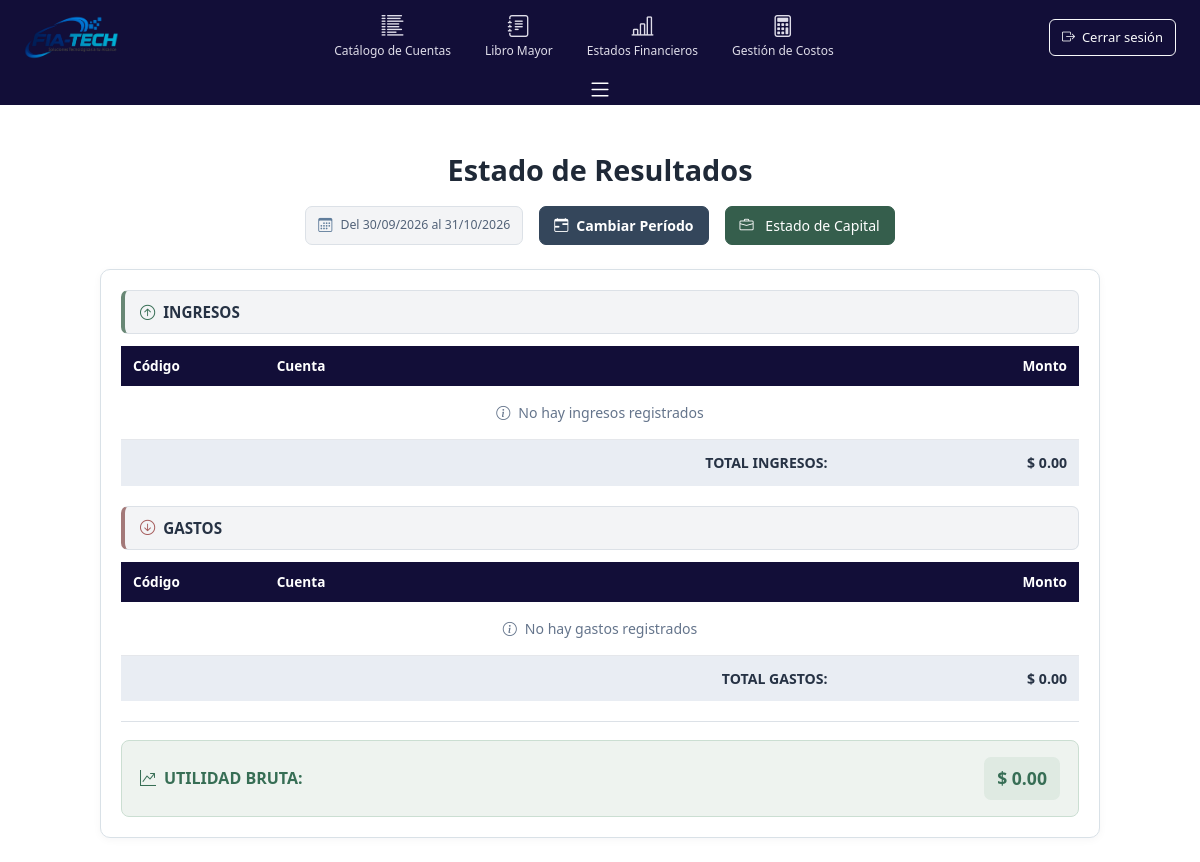
/fiatech_app/estado-resultados/, run on an earlier commit of the app's database.
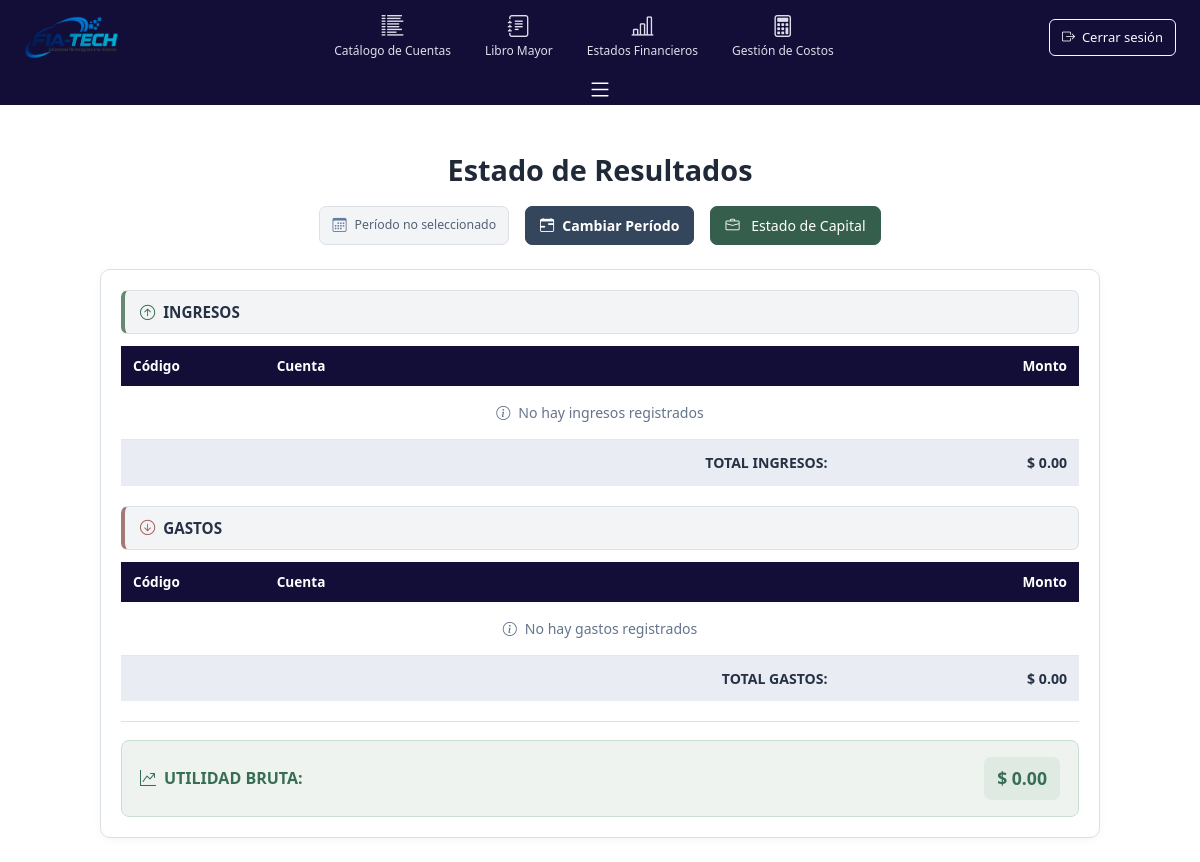
And on a later commit of the database.
### fiatech_app/models/contaGeneral.py (models this page shows, shortened)
class PeriodoContable(models.Model):
    ESTADOS = [
        ('ACTIVO', 'Activo'),
        ('CERRADO', 'Cerrado'),
        ('FINALIZADO', 'Finalizado'),
    ]
    año = models.IntegerField(unique=True)
    fecha_inicio = models.DateField()
    fecha_fin = models.DateField()
    estado = models.CharField(max_length=10, choices=ESTADOS, default='ACTIVO')
    fecha_creacion = models.DateTimeField(auto_now_add=True)
    class Meta:
        ordering = ['-año']

### fiatech_app/views/estadosFinancieros.py (the view, shortened to what this page needs)
def estado_resultados(request):
    periodo_id = request.POST.get(
        'periodo_id') or request.GET.get('periodo_id')
    if periodo_id:
        try:
            periodo_actual = PeriodoContable.objects.get(id=periodo_id)
        except PeriodoContable.DoesNotExist:
            periodo_actual = PeriodoContable.objects.filter(
                estado='FINALIZADO').first()
            messages.warning(request, "El período seleccionado no existe.")
    else:
        periodo_actual = PeriodoContable.objects.filter(
            estado='FINALIZADO').first()
    ingresos = []
    gastos = []
    total_ingresos = Decimal('0')
    total_gastos = Decimal('0')
    utilidad_bruta = Decimal('0')
    fecha_inicio = ""
    fecha_fin = ""
    if periodo_actual:
        fecha_inicio = periodo_actual.fecha_inicio
        fecha_fin = periodo_actual.fecha_fin
        cuentas_ingresos = Cuenta.objects.filter(
            Q(codigo__startswith='5') | Q(tipo='INGRESO')
        )
        cuentas_gastos = Cuenta.objects.filter(
            Q(codigo__startswith='4') | Q(tipo='GASTO')
        )
        for cuenta in cuentas_ingresos:
            transacciones = Transaccion.objects.filter(
                cuenta=cuenta,
                periodo=periodo_actual
            ).aggregate(
                total_debe=Sum('debe'),
                total_haber=Sum('haber')
            )
            saldo_haber = transacciones['total_haber'] or Decimal('0')
            saldo_debe = transacciones['total_debe'] or Decimal('0')
            monto_neto = saldo_haber - saldo_debe
        for cuenta in cuentas_gastos:
            transacciones = Transaccion.objects.filter(
                cuenta=cuenta,
                periodo=periodo_actual
            ).aggregate(
                total_debe=Sum('debe'),
                total_haber=Sum('haber')
            )
            saldo_debe = transacciones['total_debe'] or Decimal('0')
            saldo_haber = transacciones['total_haber'] or Decimal('0')
            monto_neto = saldo_debe - saldo_haber
        utilidad_bruta = total_ingresos - total_gastos
    periodos = PeriodoContable.objects.all().order_by('-año')
    context = {
        'ingresos': ingresos,
        'gastos': gastos,
        'total_ingresos': total_ingresos,
        'total_gastos': total_gastos,
        'utilidad_bruta': utilidad_bruta,
        'periodo_actual': periodo_actual,
        'periodos': periodos,
        'fecha_inicio': fecha_inicio,
        'fecha_fin': fecha_fin,
    }
    return render(request, 'EstadosFinancieros/estadoResultados.html', context)

### fiatech_app/templates/EstadosFinancieros/estadoResultados.html (shortened to what this page needs)
{% extends 'base.html' %}
{% load static %}
{% block extra_css %}
<link rel="stylesheet" href="{% static 'css2/estadoResultado.css' %}">
{% endblock %}
{% block content %}
<div class="container-fluid py-4 estado-resultado-page">
    <div class="estado-resultado-encabezado mb-4">
        <div class="card-body px-0">
            <div class="text-center mb-4">
                <h1 class="h3 fw-bold mb-0 estado-resultado-titulo">Estado de Resultados</h1>
            </div>
            <div class="d-flex justify-content-center align-items-center gap-3 flex-wrap">
                <div class="estado-resultado-periodo d-flex align-items-center">
                    <i class="bi bi-calendar3 me-2"></i>
                    <span class="fw-medium small">
                        {% if fecha_inicio and fecha_fin %}
                            Del {{ fecha_inicio|date:"d/m/Y" }} al {{ fecha_fin|date:"d/m/Y" }}
                        {% else %}
                            Período no seleccionado
                        {% endif %}
                    </span>
                </div>
                <button class="btn btn-primary btn-sm px-3 py-2 fw-semibold d-flex align-items-center"
                        data-bs-toggle="modal" data-bs-target="#seleccionarPeriodo">
                    <i class="bi bi-calendar-range me-2"></i> Cambiar Período
                </button>
                <a class="btn btn-success" href="{% url 'estado_capital' %}">
    <i class="bi bi-briefcase me-2"></i> Estado de Capital
</a>
            </div>
        </div>
    </div>
    <div class="card estado-resultado-card mx-auto">
        <div class="card-body">
            <div class="mb-4">
                <h5 class="estado-resultado-seccion seccion-ingresos">
                    <i class="bi bi-arrow-up-circle me-2"></i>INGRESOS
                </h5>
                <div class="table-responsive">
                    <table class="table table-sm align-middle estado-resultado-tabla">
                        <thead class="table-light">
                            <tr>
                                <th scope="col" width="15%">Código</th>
                                <th scope="col">Cuenta</th>
                                <th scope="col" width="25%" class="text-end">Monto</th>
                            </tr>
                        </thead>
                        <tbody>
                            {% for ingreso in ingresos %}
                            <tr>
                                <td><strong>{{ ingreso.codigo }}</strong></td>
                                <td class="text-start">{{ ingreso.nombre }}</td>
                                <td class="text-end fw-bold fs-6 text-success">$ {{ ingreso.monto|floatformat:2 }}</td>
                            </tr>
                            {% empty %}
                            <tr>
                                <td colspan="3" class="text-center text-muted py-3">
                                    <i class="bi bi-info-circle me-2"></i>No hay ingresos registrados
                                </td>
                            </tr>
                            {% endfor %}
                        </tbody>
                        <tfoot class="estado-resultado-totales">
                            <tr>
                                <td colspan="2" class="text-end"><strong>TOTAL INGRESOS:</strong></td>
                                <td class="text-end"><strong>$ {{ total_ingresos|floatformat:2 }}</strong></td>
                            </tr>
                        </tfoot>
                    </table>
                </div>
            </div>
            <div class="mb-4">
                <h5 class="estado-resultado-seccion seccion-gastos">
                    <i class="bi bi-arrow-down-circle me-2"></i>GASTOS
                </h5>
                <div class="table-responsive">
                    <table class="table table-sm align-middle estado-resultado-tabla">
                        <thead class="table-light">
                            <tr>
                                <th scope="col" width="15%">Código</th>
                                <th scope="col">Cuenta</th>
                                <th scope="col" width="25%" class="text-end">Monto</th>
                            </tr>
                        </thead>
                        <tbody>
                            {% for gasto in gastos %}
                            <tr>
                                <td><strong>{{ gasto.codigo }}</strong></td>
                                <td class="text-start">{{ gasto.nombre }}</td>
                                <td class="text-end fw-bold fs-6 text-danger">$ {{ gasto.monto|floatformat:2 }}</td>
                            </tr>
                            {% empty %}
                            <tr>
                                <td colspan="3" class="text-center text-muted py-3">
                                    <i class="bi bi-info-circle me-2"></i>No hay gastos registrados
                                </td>
                            </tr>
                            {% endfor %}
                        </tbody>
                        <tfoot class="estado-resultado-totales">
                            <tr>
                                <td colspan="2" class="text-end"><strong>TOTAL GASTOS:</strong></td>
                                <td class="text-end"><strong>$ {{ total_gastos|floatformat:2 }}</strong></td>
                            </tr>
                        </tfoot>
                    </table>
                </div>
            </div>
            <hr class="my-4">
            <div class="estado-resultado-utilidad
                {% if utilidad_bruta >= 0 %}resultado-positivo{% else %}resultado-negativo{% endif %}
                d-flex justify-content-between align-items-center flex-wrap gap-2">
                <h5 class="mb-0 fw-bold">
                    {% if utilidad_bruta >= 0 %}
                        <i class="bi bi-graph-up-arrow me-2"></i>UTILIDAD BRUTA:
                    {% else %}
                        <i class="bi bi-graph-down-arrow me-2"></i>PÉRDIDA BRUTA:
                    {% endif %}
                </h5>
                <span class="estado-resultado-importe">
                    $ {{ utilidad_bruta|floatformat:2 }}
                </span>
            </div>
        </div>
    </div>
</div>
{% endblock %}

### templates/base.html (shortened to what this page needs)
{% load static %}
<!DOCTYPE html>
<html lang="es">
<head>
    <link href="{% static 'css/bootstrap.min.css' %}" rel="stylesheet">
    <link href="{% static 'css/style.css' %}" rel="stylesheet">
    <link href="{% static 'css/navbar_all.css' %}" rel="stylesheet">
    <link rel="stylesheet"
          href="https://cdn.jsdelivr.net/npm/bootstrap-icons@1.13.1/font/bootstrap-icons.min.css">
    {% block extra_css %}
    {% endblock %}
</head>
<body>
    <nav class="navbar navbar-dark custom-navbar"
         id="navbarSuperior">
        <div class="container-fluid navbar-contenido">
            <a href="{% url 'menu_conta' %}"
               class="navbar-brand fiatech-brand">
                <img src="{% static 'image/logo3.png' %}"
                     alt="Logo FIA-TECH"
                     class="fiatech-logo">
            </a>
            <div class="fiatech-nav-links">
                <a href="{% url 'catalogoCuentas' %}"
                   class="fiatech-nav-item">
                    <i class="bi bi-list-columns-reverse"></i>
                    <span>Catálogo de Cuentas</span>
                </a>
                <a href="{% url 'libro_mayor' %}"
                   class="fiatech-nav-item">
                    <i class="bi bi-journal-text"></i>
                    <span>Libro Mayor</span>
                </a>
                <a href="{% url 'estadosFinancieros' %}"
                   class="fiatech-nav-item">
                    <i class="bi bi-bar-chart-line"></i>
                    <span>Estados Financieros</span>
                </a>
                <a href="{% url 'costo' %}"
                   class="fiatech-nav-item">
                    <i class="bi bi-calculator"></i>
                    <span>Gestión de Costos</span>
                </a>
            </div>
            <form method="POST"
                  action="{% url 'logout' %}"
                  class="navbar-logout">
                <button type="submit"
                        class="btn btn-outline-light">
                    <i class="bi bi-box-arrow-right"></i>
                    <span>Cerrar sesión</span>
                </button>
            </form>
        </div>
        <button type="button"
                class="navbar-toggle-btn"
                id="toggleNavbarBtn"
                onclick="toggleNavbarSuperior()"
                aria-label="Ocultar o mostrar la barra superior"
                aria-controls="navbarSuperior"
                aria-expanded="true">
            <i class="bi bi-list"></i>
        </button>
    </nav>
    <div class="container mt-4">
        {% block content %}
        {% endblock %}
    </div>
</body>
</html>

### static/css/style.css (style rules this page uses)
.custom-navbar { background-color: #120e38; }
.table thead th { background-color: #120e38; color: white; }

### static/css/navbar_all.css (style rules this page uses)
nav#navbarSuperior.custom-navbar { display: flex; flex-direction: column; flex-wrap: nowrap; position: relative; width: 100%; height: 105px; padding: 0; margin: 0; background-color: #120e38; overflow: hidden; transition: height 0.35s ease; }
nav#navbarSuperior > .navbar-contenido { display: flex; flex-direction: row; flex-wrap: nowrap; align-items: center; justify-content: space-between; width: 100%; min-width: 0; min-height: 0; flex: 1 1 0; gap: 15px; padding: 10px 24px; overflow: hidden; transition: opacity 0.25s ease, visibility 0.25s ease; }
nav#navbarSuperior .fiatech-brand { display: flex; align-items: center; flex-direction: row; gap: 10px; flex-shrink: 0; margin: 0; padding: 0; color: #ffffff; text-decoration: none; font-size: 22px; font-weight: 700; }
nav#navbarSuperior .fiatech-logo { display: block; width: 95px; height: 95 px; object-fit: contain; background: transparent; border: none; border-radius: 0; flex-shrink: 0; }
nav#navbarSuperior .fiatech-nav-links { display: flex; align-items: center; justify-content: center; flex: 1 1 auto; min-width: 0; gap: 10px; }
nav#navbarSuperior .fiatech-nav-item { display: flex; flex-direction: column; align-items: center; justify-content: center; gap: 5px; min-width: 0; padding: 8px 12px; border-radius: 8px; color: #dfdde9; text-align: center; text-decoration: none; font-size: 12px; font-weight: 500; transition: background-color 0.2s ease, color 0.2s ease; }
nav#navbarSuperior .fiatech-nav-item i { font-size: 22px; line-height: 1; }
nav#navbarSuperior .fiatech-nav-item span { white-space: nowrap; }
nav#navbarSuperior .navbar-logout { display: flex; align-items: center; flex-shrink: 0; margin: 0; }
nav#navbarSuperior .navbar-logout .btn { display: flex; align-items: center; gap: 7px; padding: 8px 12px; font-size: 13px; white-space: nowrap; }
nav#navbarSuperior > .navbar-toggle-btn { position: relative; display: flex; align-items: center; justify-content: center; align-self: center; flex: 0 0 30px; width: 48px; height: 30px; padding: 0; margin: 0; border: none; background: transparent; color: #ffffff; font-size: 25px; cursor: pointer; z-index: 10; }

What changed in the data, as far as the page shows it:
removed PeriodoContable: fecha_inicio "30/09/2026", fecha_fin "31/10/2026"
Also different on the page:
text no longer shown: "Del al"
text now shown: "Período no seleccionado"
